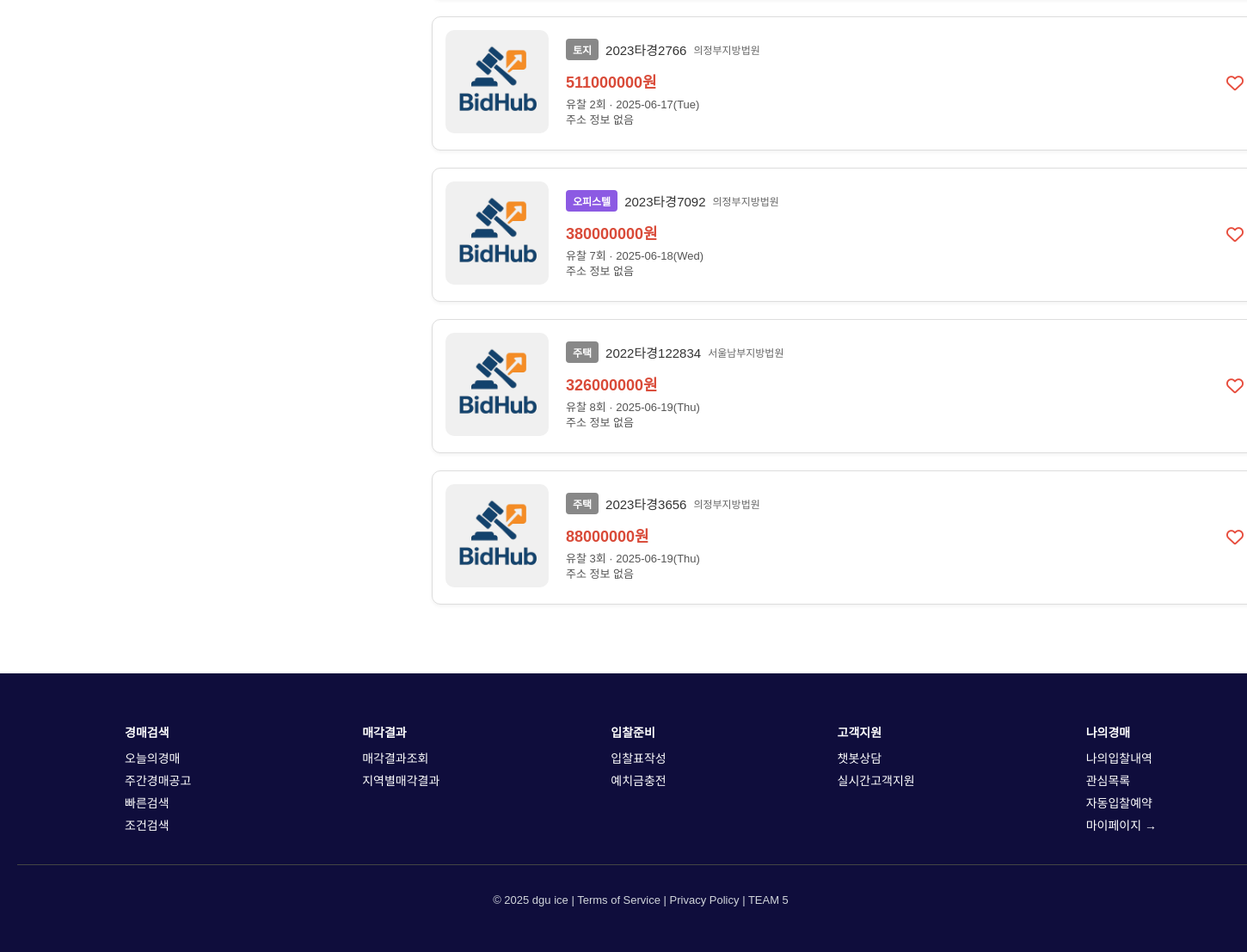
Before: /week-bid/ (lower part) with the older database file.
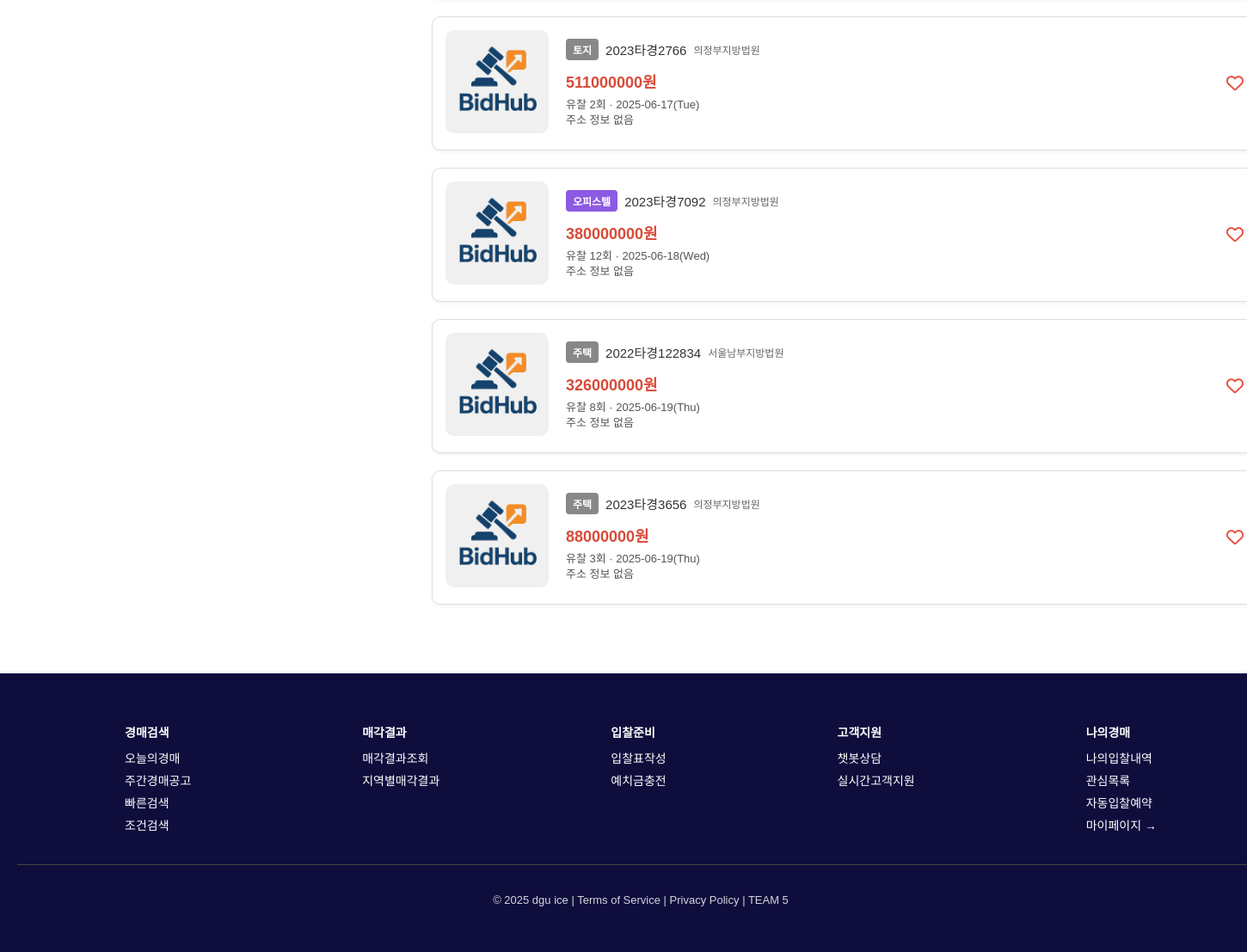
After: the same page with the newer database file.
### app/models.py (models this page shows, shortened)
class AuctionItem(models.Model):
    item_number = models.IntegerField(help_text="물건번호")
    case_number = models.ForeignKey(AuctionCase, on_delete=models.CASCADE, to_field='case_number', db_column='case_number', help_text="사건번호")
    property_name = models.CharField(max_length=255, blank=True, null=True, help_text="매물명(건물명)")
    item_spec_url = models.CharField(max_length=1000, blank=True, null=True, help_text="매각물건명세서URL")
    item_purpose = models.CharField(max_length=255, blank=True, null=True, help_text="물건용도")
    property_address = models.CharField(max_length=500, blank=True, null=True, help_text="매물주소")
    property_detail_address = models.CharField(max_length=200, blank=True, null=True, help_text="상세주소")
    floor_info = models.CharField(max_length=50, blank=True, null=True, help_text="층수정보")
    building_area = models.CharField(max_length=100, blank=True, null=True, help_text="건물면적")
    valuation_amount = models.CharField(max_length=255, blank=True, null=True, help_text="감정평가액")
    item_note = models.CharField(max_length=255, blank=True, null=True, help_text="물건비고")
    item_status = models.CharField(max_length=255, blank=True, null=True, help_text="물건상태")
    auction_date = models.DateTimeField(blank=True, null=True, help_text="매각기일")
    auction_failures = models.IntegerField(default=0, blank=True, null=True, help_text="유찰횟수")
    item_image_url = models.URLField(blank=True, null=True, help_text="이미지URL")
    property_type = models.CharField(max_length=100, blank=True, null=True, help_text="물건종류")
    deposit_amount = models.BigIntegerField(blank=True, null=True, help_text="입찰보증금")
    current_min_price = models.BigIntegerField(blank=True, null=True, help_text="현재 최저매각가격")
    class Meta:
        managed = True
        db_table = 'auction_item'
        unique_together = (('item_number', 'case_number'),)

class AuctionCase(models.Model):
    case_number = models.CharField(max_length=100, primary_key=True, help_text="사건번호")
    case_name = models.CharField(max_length=255, blank=True, null=True, help_text="사건명")
    court_name = models.CharField(max_length=255, blank=True, null=True, help_text="법원")
    filing_date = models.DateField(blank=True, null=True, help_text="접수일자")
    responsible_dept = models.CharField(max_length=255, blank=True, null=True, help_text="담당계")
    claim_amount = models.CharField(max_length=255, blank=True, null=True, help_text="청구금액")
    appeal_status = models.BooleanField(default=False, blank=True, null=True, help_text="항고여부")
    minimum_bid_price = models.CharField(max_length=255, blank=True, null=True, help_text="최저입찰가")
    case_status = models.CharField(max_length=50, blank=True, null=True, help_text="사건상태")
    final_result = models.CharField(max_length=100, blank=True, null=True, help_text="종국결과")
    final_date = models.DateField(blank=True, null=True, help_text="종국일자")
    class Meta:
        managed = True
        db_table = 'auction_case'

### main/views.py (the view)
# urls.py: path('week-bid/', views.week_bid, name='week_bid'),
def week_bid(request):
    today = date.today()
    end_date = today + timedelta(days=7)
    items = AuctionItem.objects.filter(
        auction_date__date__range=(today, end_date)
    ).select_related('case_number').order_by('auction_date')
    paginator = Paginator(items, 20)
    page_number = request.GET.get('page', 1)
    page_obj = paginator.get_page(page_number)
    context = {
        'page_obj': page_obj,
    }
    return render(request, 'main/pages/week_bid.html', context)

### main/templates/main/pages/week_bid.html (shortened to what this page needs)
{% extends 'main/layout/sidebar_layout.html' %}
{% load static %}
{% block extra_css %}
{{ block.super }}
<link rel="stylesheet" href="{% static 'css/pages/favlist.css' %}">
<link rel="stylesheet" href="https://cdnjs.cloudflare.com/ajax/libs/font-awesome/6.5.0/css/all.min.css">
{% endblock %}
{% block sidebar_content %}
<div class="fav-container">
  {% for item in page_obj.object_list %}
  <div class="fav-card" data-item-id="{{ item.id }}">
    <div class="fav-image">
      <img src="{% static 'img/bidhub-logo.png' %}"
           alt="물건 이미지"
           onerror="this.src='{% static 'img/choonsik/choonsik-main.jfif' %}';">
    </div>
    <div class="fav-details">
      <div class="fav-heart" onclick="toggleFavorite('{{ item.case_number.case_number }}', this)">
        <i class="far fa-heart heart-icon"></i>
      </div>
      <div class="fav-top">
        {% if item.property_type %}
          {% if "아파트" in item.property_type or "연립주택" in item.property_type or "오피스텔" in item.property_type or "단독주택" in item.property_type or "다세대주택" in item.property_type or "주상복합" in item.property_type or "다가구주택" in item.property_type or "주거기타" in item.property_type %}
            <span class="badge property-type apt">{{ item.property_type }}</span>
          {% elif "근린생활시설" in item.property_type or "주/상용건물" in item.property_type or "판매시설" in item.property_type or "위락시설" in item.property_type or "상가기타" in item.property_type %}
            <span class="badge property-type store">{{ item.property_type }}</span>
          {% elif "업무시설" in item.property_type or "종교시설" in item.property_type or "공장" in item.property_type or "창고시설" in item.property_type or "숙박시설" in item.property_type or "건물기타" in item.property_type %}
            <span class="badge property-type etc-building">{{ item.property_type }}</span>
          {% elif "대지" in item.property_type or "임야" in item.property_type or "답" in item.property_type or "잡종지" in item.property_type or "전" in item.property_type %}
            <span class="badge property-type land">{{ item.property_type }}</span>
          {% else %}
            <span class="badge property-type etc-land">{{ item.property_type }}</span>
          {% endif %}
        {% else %}
          <span class="badge property-type etc-land">정보없음</span>
        {% endif %}
        <span class="address">
          <a href="{% url 'tender_detail' case_number=item.case_number.case_number %}" style="text-decoration: none; color: inherit;">
            {{ item.case_number.case_number }}
          </a>
        </span>
        <span style="font-size: 12px; color: #666;">{{ item.case_number.court_name }}</span>
      </div>
      <div class="fav-price">
        {% if item.valuation_amount %}
          {% if item.valuation_amount >= 100000000 %}
            {{ item.valuation_amount|floatformat:0|slice:":-8" }}억
            {% if item.valuation_amount|floatformat:0|slice:"-8:" != "00000000" %}
              {{ item.valuation_amount|floatformat:0|slice:"-8:-4"|add:"0000"|slice:":4" }}만원
            {% else %}
              원
            {% endif %}
          {% elif item.valuation_amount >= 10000 %}
            {{ item.valuation_amount|floatformat:0|slice:":-4" }}만원
          {% else %}
            {{ item.valuation_amount|floatformat:0 }}원
          {% endif %}
        {% else %}
          정보없음
        {% endif %}
      </div>
      <div class="fav-bottom">
        <span>
          {% if item.auction_failures == 0 %}
            첫 경매
          {% else %}
            유찰 {{ item.auction_failures }}회
          {% endif %}
          {% if item.auction_date %}
            · {{ item.auction_date|date:"Y-m-d(D)" }}
          {% endif %}
        </span><br>
        <span>
          {{ item.item_note|default:"주소 정보 없음" }}
        </span>
      </div>
    </div>
  </div>
  {% empty %}
  <div class="no-result" style="text-align: center; padding: 50px; color: #666;">
    <p>이번 주 예정된 경매가 없습니다.</p>
  </div>
  {% endfor %}
</div>
{% endblock %}

Changed rows visible on the page:
changed AuctionItem "2025-06-18(Wed)": auction_failures "7" → "12"
